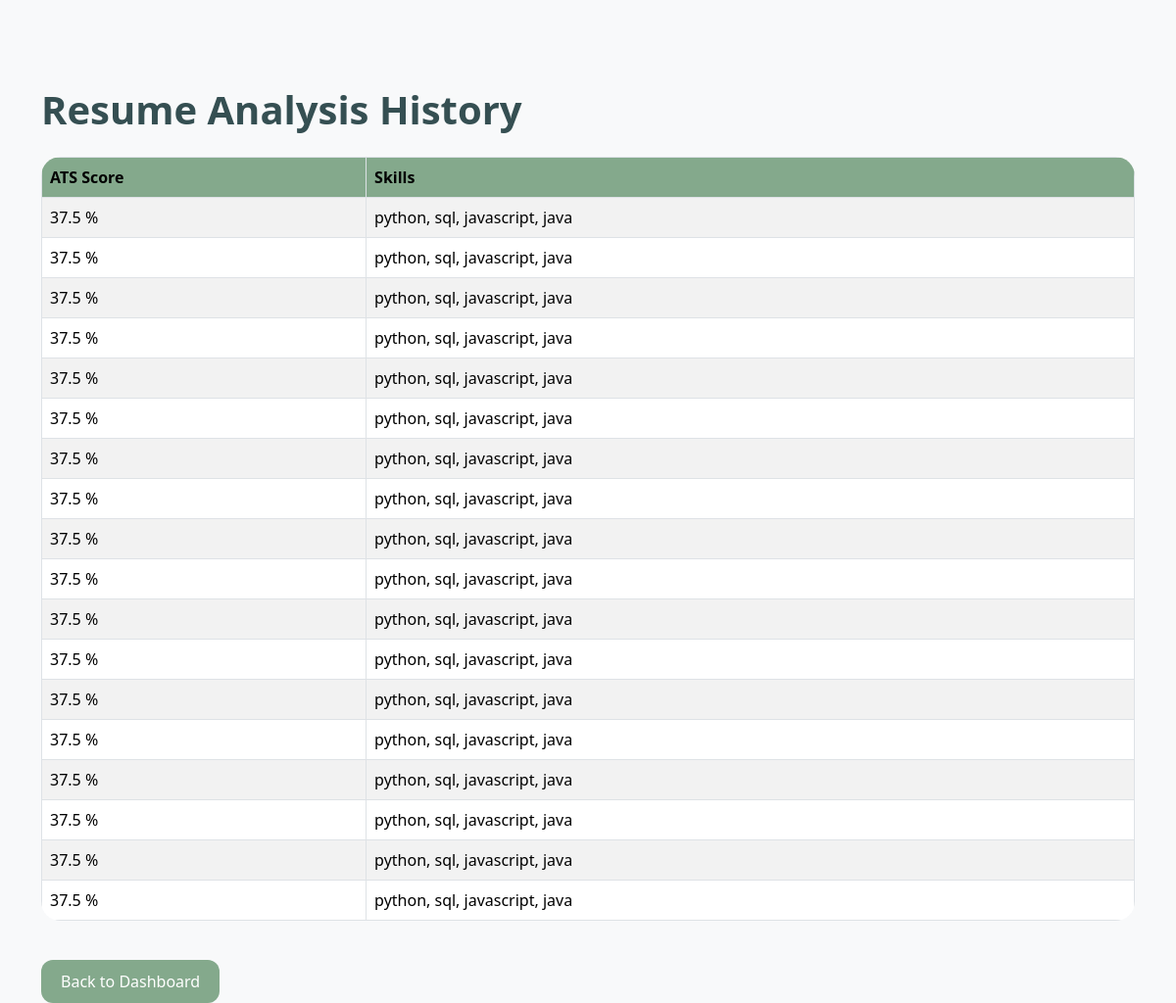
The page /history (signed in) on the database as committed earlier.
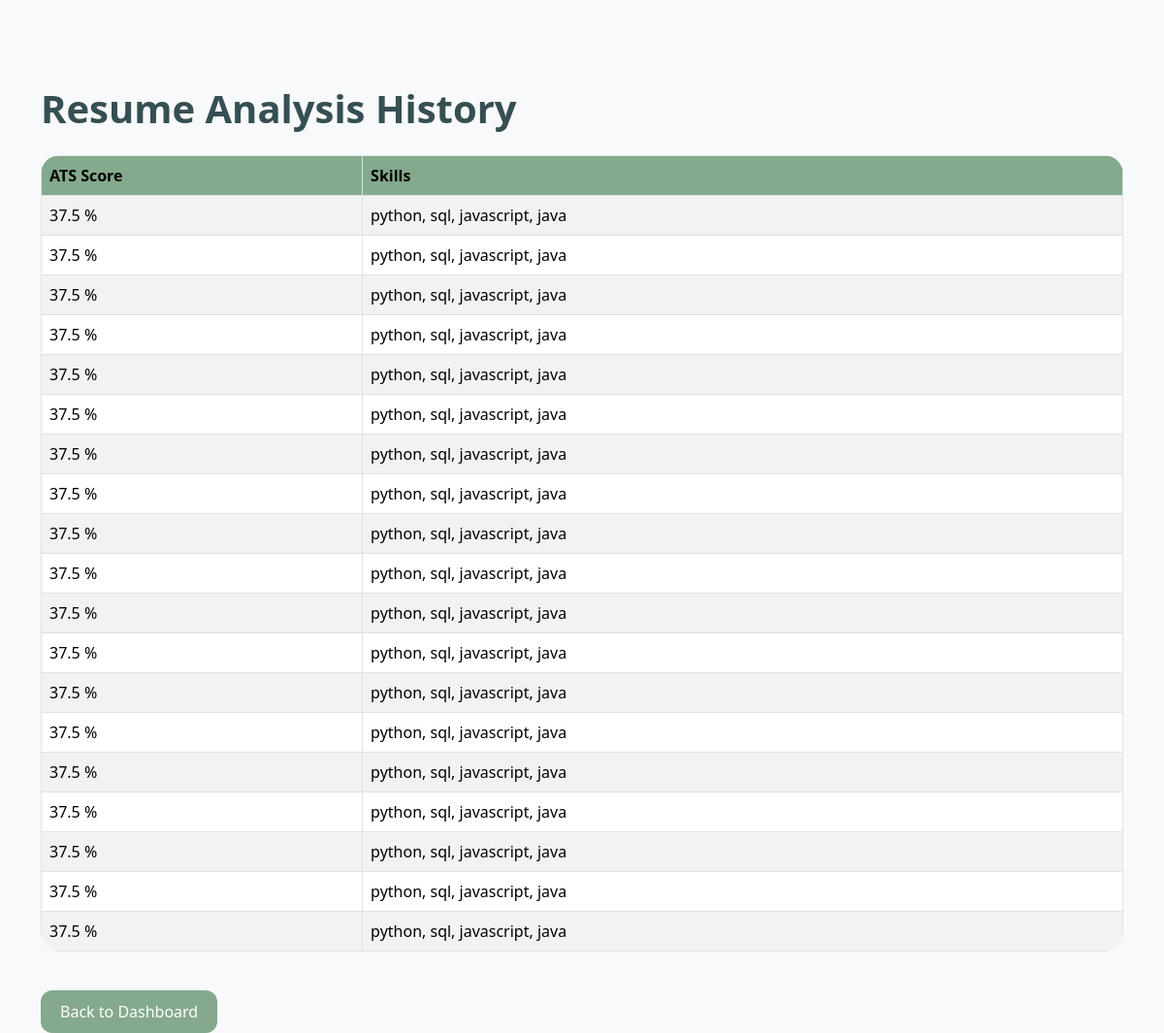
The same page on the database as committed later.
### tables this page shows
CREATE TABLE reports(

        id INTEGER PRIMARY KEY AUTOINCREMENT,

        user_email TEXT,

        score REAL,

        skills TEXT

    , date TEXT);

### app.py (the view)
@app.route('/history')
def history():
    if 'user' not in session:
        return redirect('/login')
    reports = get_reports(session['user'])
    return render_template(
        'history.html',
        reports=reports
    )

### utils/database.py (called while the page is built)
def get_reports(user_email):
    conn = sqlite3.connect("database/users.db")
    cursor = conn.cursor()
    cursor.execute(
        """
        SELECT score, skills
        FROM reports
        WHERE user_email = ?
        """,
        (user_email,)
    )
    reports = cursor.fetchall()
    conn.close()
    return reports

### templates/history.html (shortened to what this page needs)
<!DOCTYPE html>
<html>
<head>
    <link
        href="https://cdn.jsdelivr.net/npm/bootstrap@5.3.3/dist/css/bootstrap.min.css"
        rel="stylesheet">
        <link rel="stylesheet"
href="{{ url_for('static', filename='css/style.css') }}">
</head>
<body>
<div class="container mt-5">
    <h1 class="mb-4">
        Resume Analysis History
    </h1>
    <table class="table table-bordered table-striped">
        <thead>
            <tr>
                <th>ATS Score</th>
                <th>Skills</th>
            </tr>
        </thead>
        <tbody>
            {% for report in reports %}
            <tr>
                <td>
                    {{ report[0] }} %
                </td>
                <td>
                    {{ report[1] }}
                </td>
            </tr>
            {% endfor %}
        </tbody>
    </table>
    <br>
    <a href="/dashboard"
       class="btn btn-primary">
        Back to Dashboard
    </a>
</div>
</body>
</html>

### static/css/style.css (style rules this page uses)
body { background: #F8F9FA; font-family: 'Segoe UI', sans-serif; color: #2F3E46; }
h1,h2,h3 { color: #354F52; font-weight: 600; }
.btn-primary { background: #52796F; border: none; border-radius: 12px; }
table { background:white; border-radius:15px; overflow:hidden; }
th { background:#84A98C !important; color:white; }
a { text-decoration: none; }
.container { padding-top: 40px; }
.btn { transition: 0.3s; }
h1 { font-weight: bold; }
table { border-radius:20px; overflow:hidden; }
.btn { border-radius:12px; padding:10px 20px; transition:0.3s; }
.btn-primary { background:#84A98C; border:none; }

Rows that differ between the two databases and show on the page:
added reports: score "37.5", skills "python, sql, javascript, java"
